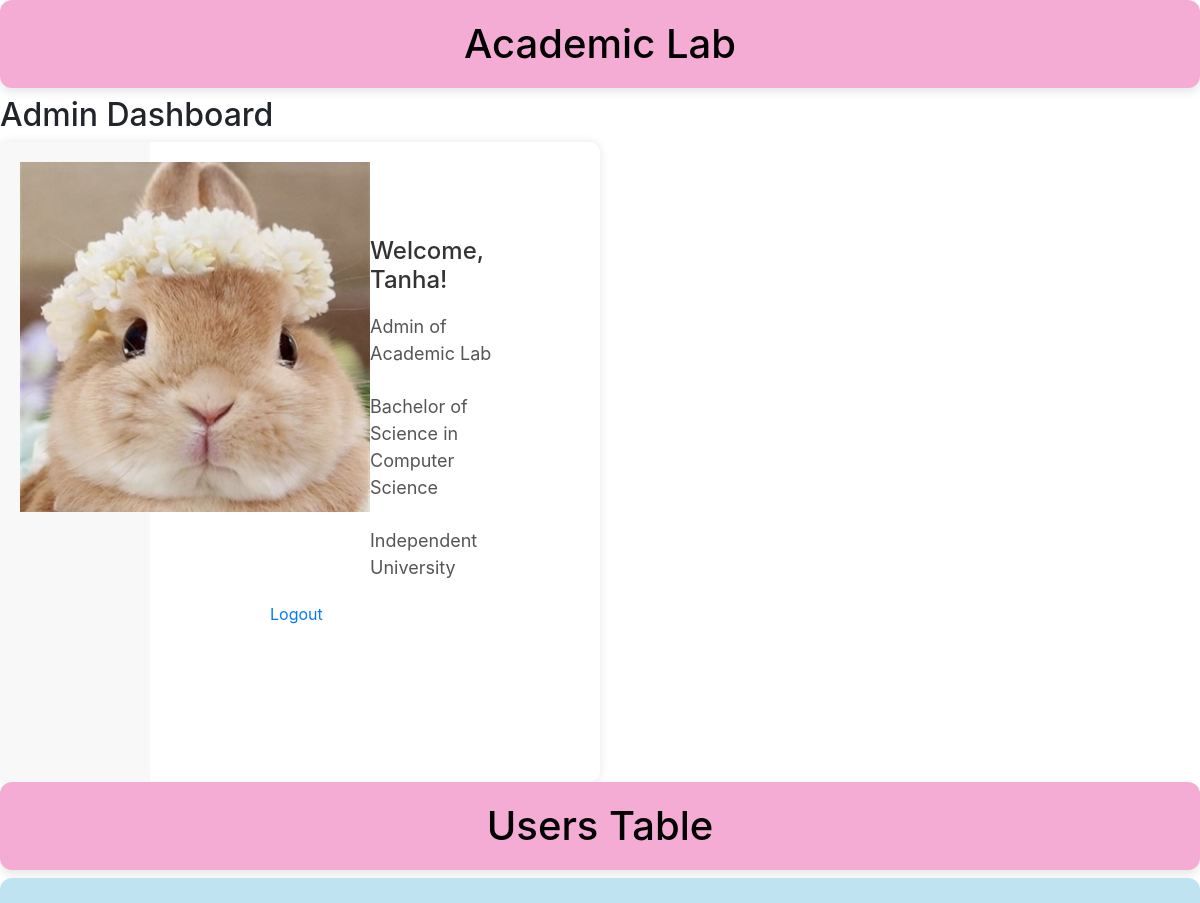
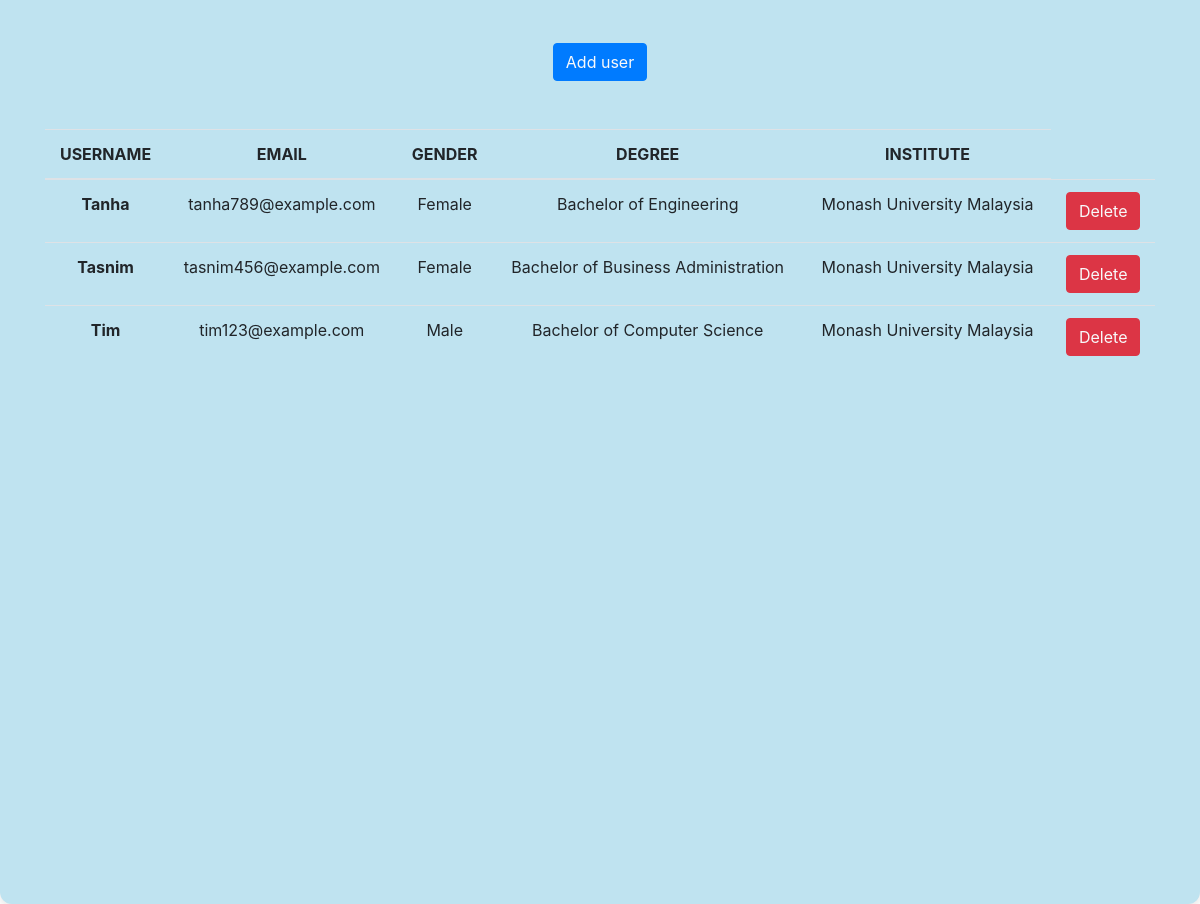
Page /admindashboard.php (signed in) on the committed database (2 pictures, top to bottom).
### tables this page shows
CREATE TABLE userinfo (
    username VARCHAR(255),
    email VARCHAR(255) UNIQUE NOT NULL,
    gender VARCHAR(10) NOT NULL,
    degree VARCHAR(255),
    institute VARCHAR(255),
    PRIMARY KEY (username),
    FOREIGN KEY (username) REFERENCES users1(username) ON DELETE CASCADE,
    FOREIGN KEY (degree, institute) REFERENCES education(degree, institute) ON DELETE CASCADE
);

### admindashboard.php (the view, shortened to what this page needs)
<?php
include 'tanziuserconnect.php';
if (!isset($_SESSION['username'])) {
  header("Location: adminlogincss.php");
  exit();
}
else {$username = $_SESSION['username'];
}
?>
<!DOCTYPE html>
<html lang="en">
<head>
	<link rel="stylesheet" href="https://maxcdn.bootstrapcdn.com/bootstrap/4.0.0/css/bootstrap.min.css">
    <head>
</head>
<body>
<h1>Academic Lab </h1>
<h2>Admin Dashboard </h2>
    <div class="profile-container">
        <div class="left-side">
        <img id="profilepicture" src="flowerrabbit.png" alt="Graduation Cap and Scroll">
        </div>
        <div class="right-side">
            <h2>Welcome, <?php echo htmlspecialchars($username); ?>!</h2>
            <p> Admin of Academic Lab</p>
            <p>Bachelor of Science in Computer Science</p>
            <p>Independent University </p>
    <a href="logout.php">Logout</a>
        </div>
    </div>
	<h1> Users Table</h1>
	<div class="chart-container">
	<div class="container">
		<button class="btn btn-primary my-5"><a href="userregistration.php"
		class="text-light">Add user</a>
		</button>
		<table class="table">
  <thead>
    <tr>
      <th scope="col">USERNAME</th>
      <th scope="col">EMAIL</th>
	  <th scope="col">GENDER</th>
	  <th scope="col">DEGREE</th>
	  <th scope="col">INSTITUTE</th>
    </tr>
  </thead>
  <tbody>
<?php
$sql = "SELECT username, email, gender, degree, institute FROM userinfo";
$result = mysqli_query($con, $sql);
if ($result) {
    while ($row = mysqli_fetch_assoc($result)) {
      $username = $row['username'];
        $email = $row['email'];
        $gender = $row['gender'];
        $degree = $row['degree'];
        $institute = $row['institute'];
        echo '<tr>
            <th scope="row">' . $username . '</th>
            <td>' . $email . '</td>
            <td>' . $gender . '</td>
            <td>' . $degree . '</td>
            <td>' . $institute . '</td>
            <td>
	<button class= "btn btn-danger"><a class="text-light" href="userdashboarddelete.php? deleteid='.$username.'">Delete</a></button>
	</td>
        </tr>';
    }
}
?>
  </tbody>
</table>
	</div>
	<div id="piechart" style="width: 900px; height: 500px;"></div>
	</div>
</body>
</html>

### admindashboard.php (style rules this page uses)
h1 { background-color:rgb(245, 172, 212); color: black; padding: 20px; border-radius: 12px; box-shadow: 0 4px 10px rgba(0, 0, 0, 0.1); text-align: center; }
.chart-container { background-color:rgb(191, 227, 240); padding: 20px; border-radius: 12px; box-shadow: 0 4px 10px rgba(0, 0, 0, 0.1); text-align: center; }
#piechart { margin: 0 auto; width: 100%; height: 500px; }
.profile-container { display: flex; width: 50%; height: 80vh; background-color: white; border-radius: 10px; box-shadow: 0 0 10px rgba(0, 0, 0, 0.1); }
.left-side { width: 25%; padding: 20px; background-color: #f8f8f8; text-align: center; border-radius: 10px 0 0 10px; }
.right-side { width: 75%; padding: 90px; margin-left: 30px; }
.right-side h2, .right-side p { margin-left: 100px; padding: 5px 0; }
.right-side h2 { font-size: 24px; color: #333; }
.right-side p { font-size: 18px; color: #555; }
#profilepicture { width: 350px; height: 350px; }

### rows in the picture
userinfo: username "Tanha", email "tanha789@example.com", gender "Female", degree "Bachelor of Engineering", institute "Monash University Malaysia"
userinfo: username "Tasnim", email "tasnim456@example.com", gender "Female", degree "Bachelor of Business Administration", institute "Monash University Malaysia"
userinfo: username "Tim", email "tim123@example.com", gender "Male", degree "Bachelor of Computer Science", institute "Monash University Malaysia"

### other values in the picture
$username "Tanha"
